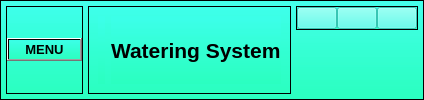
     <widget class="QFrame" name="header_frame">
      <property name="styleSheet">
       <string notr="true">background-color: qlineargradient(spread:pad, x1:0, y1:1, x2:0, y2:0,stop:0.935 rgba(60, 255, 233, 200),stop:0 rgba(43, 255, 192, 255))</string>
      </property>
      <property name="frameShape">
       <enum>QFrame::StyledPanel</enum>
      </property>
      <property name="frameShadow">
       <enum>QFrame::Raised</enum>
      </property>
      <layout class="QHBoxLayout" name="horizontalLayout">
       <property name="spacing">
        <number>5</number>
       </property>
       <property name="leftMargin">
        <number>5</number>
       </property>
       <property name="topMargin">
        <number>5</number>
       </property>
       <property name="rightMargin">
        <number>5</number>
       </property>
       <property name="bottomMargin">
        <number>5</number>
       </property>
       <item alignment="Qt::AlignLeft">
        <widget class="QFrame" name="frame_4">
         <property name="frameShape">
          <enum>QFrame::StyledPanel</enum>
         </property>
         <property name="frameShadow">
          <enum>QFrame::Raised</enum>
         </property>
         <layout class="QHBoxLayout" name="horizontalLayout_4">
          <property name="spacing">
           <number>0</number>
          </property>
          <property name="leftMargin">
           <number>0</number>
          </property>
          <property name="topMargin">
           <number>0</number>
          </property>
          <property name="rightMargin">
           <number>0</number>
          </property>
          <property name="bottomMargin">
           <number>0</number>
          </property>
          <item>
           <widget class="QPushButton" name="menu_buttom">
            <property name="font">
             <font>
              <pointsize>10</pointsize>
              <weight>75</weight>
              <bold>true</bold>
              <underline>false</underline>
             </font>
            </property>
            <property name="styleSheet">
             <string notr="true"/>
            </property>
            <property name="text">
             <string>MENU</string>
            </property>
            <property name="icon">
             <iconset resource="../MyApp_design/MyIcons/icons/icons.qrc">
              <normaloff>:/icons/icons8-menu-50.png</normaloff>:/icons/icons8-menu-50.png</iconset>
            </property>
            <property name="iconSize">
             <size>
              <width>25</width>
              <height>25</height>
             </size>
            </property>
           </widget>
          </item>
         </layout>
        </widget>
       </item>
       <item>
        <widget class="QFrame" name="name_project">
         <property name="frameShape">
          <enum>QFrame::StyledPanel</enum>
         </property>
         <property name="frameShadow">
          <enum>QFrame::Raised</enum>
         </property>
         <layout class="QHBoxLayout" name="horizontalLayout_3">
          <item>
           <widget class="QLabel" name="label_2">
            <property name="text">
             <string/>
            </property>
            <property name="pixmap">
             <pixmap resource="../MyApp_design/MyIcons/icons/icons.qrc">:/icons/icons8-iot-64.png</pixmap>
            </property>
           </widget>
          </item>
          <item>
           <widget class="QLabel" name="label">
            <property name="font">
             <font>
              <pointsize>16</pointsize>
              <weight>75</weight>
              <bold>true</bold>
             </font>
            </property>
            <property name="text">
             <string>Watering System</string>
            </property>
           </widget>
          </item>
         </layout>
        </widget>
       </item>
       <item alignment="Qt::AlignRight|Qt::AlignTop">
        <widget class="QFrame" name="frame_6">
         <property name="frameShape">
          <enum>QFrame::StyledPanel</enum>
         </property>
         <property name="frameShadow">
          <enum>QFrame::Raised</enum>
         </property>
         <layout class="QHBoxLayout" name="horizontalLayout_2">
          <property name="spacing">
           <number>0</number>
          </property>
          <property name="leftMargin">
           <number>0</number>
          </property>
          <property name="topMargin">
           <number>0</number>
          </property>
          <property name="rightMargin">
           <number>0</number>
          </property>
          <property name="bottomMargin">
           <number>0</number>
          </property>
          <item>
           <widget class="QPushButton" name="minimum_buttom">
            <property name="styleSheet">
             <string notr="true">
background-color: rgba(60, 255, 233, 200)</string>
            </property>
            <property name="text">
             <string/>
            </property>
            <property name="icon">
             <iconset resource="../MyApp_design/MyIcons/icons/icons.qrc">
              <normaloff>:/icons/icons8-minimize-window-50.png</normaloff>:/icons/icons8-minimize-window-50.png</iconset>
            </property>
            <property name="iconSize">
             <size>
              <width>30</width>
              <height>30</height>
             </size>
            </property>
           </widget>
          </item>
          <item>
           <widget class="QPushButton" name="restore_buttom">
            <property name="styleSheet">
             <string notr="true">
background-color: rgba(60, 255, 233, 200)</string>
            </property>
            <property name="text">
             <string/>
            </property>
            <property name="icon">
             <iconset resource="../MyApp_design/MyIcons/icons/icons.qrc">
              <normaloff>:/icons/icons8-restore-window-50.png</normaloff>:/icons/icons8-restore-window-50.png</iconset>
            </property>
            <property name="iconSize">
             <size>
              <width>30</width>
              <height>30</height>
             </size>
            </property>
           </widget>
          </item>
          <item>
           <widget class="QPushButton" name="close_buttom">
            <property name="styleSheet">
             <string notr="true">
background-color: rgba(60, 255, 233, 200)</string>
            </property>
            <property name="text">
             <string/>
            </property>
            <property name="icon">
             <iconset resource="../MyApp_design/MyIcons/icons/icons.qrc">
              <normaloff>:/icons/icons8-close-window-50.png</normaloff>:/icons/icons8-close-window-50.png</iconset>
            </property>
            <property name="iconSize">
             <size>
              <width>30</width>
              <height>30</height>
             </size>
            </property>
           </widget>
          </item>
         </layout>
        </widget>
       </item>
      </layout>
     </widget>
